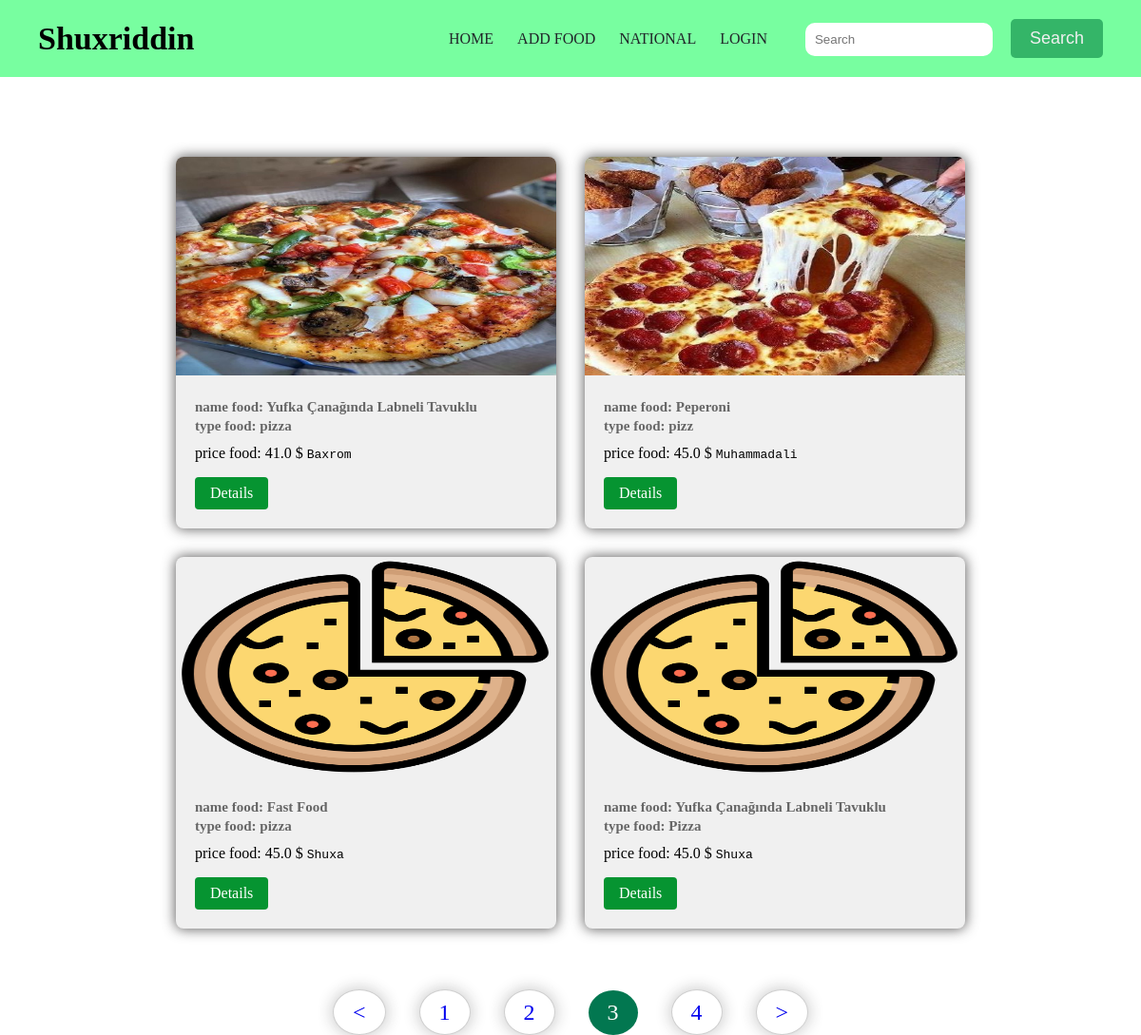
Page /food/index/?page=3 on the committed database.
### app/models.py (models this page shows, shortened)
class FoodApp(models.Model):
    user_name = models.ForeignKey(User, on_delete=models.CASCADE, default=1)  # food qo`shishda default=1 bo`lganligi sabab Shuxa ni tanlab ko`rsatadi
    name_food = models.CharField(max_length=100)
    type_food = models.CharField(max_length=200)
    price_food = models.FloatField(default=45.000)
    image_food = models.ImageField(upload_to='food_image', default='pic.jpg')
    description_food = models.TextField()

### app/views.py (the view)
# urls.py: path('index/', views.IndexClassViews.as_view(), name='index'),
class IndexClassViews(ListView):
    model = FoodApp
    template_name = 'food/index.html'
    context_object_name = 'food'
    paginate_by = 4
    def get_queryset(self) -> QuerySet[Any]:
        queryset = super().get_queryset()
        q = self.request.GET.get('q')
        if q:
            multipy_q = Q(Q(name_food__icontains=q) | Q(type_food__icontains=q) | Q(price_food__icontains=q))
            queryset = queryset.filter(multipy_q)
        return queryset

### app/templates/food/index.html (shortened to what this page needs)
{% extends 'food/base.html' %}
    {% block body %}
    <div class="card-container">
        {% for line in food %}
        <div class="card">
            <img src="{{ line.image_food.url }}" alt="">
            <div class="card-content">
                <div class="card-box">
                    <h2>name food: {{ line.name_food }}</h2>
                    <h3>type food: {{ line.type_food }}</h3>
                    <span>price food: {{ line.price_food }} $</span>
                    <code>{{ line.user_name }}</code>
                    <br>
                    <a class="btn" href="{% url 'details' line.id %}">Details</a>
                </div>
            </div>
        </div>
        {% endfor %}
    </div>
    <div class="container-paginator">
        {% if page_obj.has_other_pages %}
        <nav class="nav">
            <ul class="nav-list-pages">
                {% if page_obj.has_previous %}
                <li class="page-num">
                    <a href="?page={{ page_obj.previous_page_number }}">&lt;</a>
                </li>
                {% endif %}
                {% for p in page_obj.paginator.page_range %}
                {% if page_obj.number == p %}
                <li class="page-num page-num-selected">{{ p }}</li>
                {% else %}
                <li class="page-num">
                    <a href="?page={{ p }}">{{ p }}</a>
                </li>
                {% endif %}
                {% endfor %}
                {% if page_obj.has_next %}
                <li class="page-num">
                    <a href="?page={{ page_obj.next_page_number }}">&gt;</a>
                </li>
                {% endif %}
            </ul>
        </nav>
        {% endif %}
    </div>
    {% endblock %}

### app/static/food/style.css (style rules this page uses)
*, *::after, *::before { margin: 0; padding: 0; box-sizing: border-box; }
body { font-family: Cambria, Cochin, Georgia, Times, 'Times New Roman', serif, sans-serif; max-width: 1920px; margin: 0 auto; }
ul { list-style-type: none; }
a { text-decoration: none; }
.btn { padding: 10px 20px; background: #069431; border-radius: 15px; }
.card-container { display: flex; justify-content: center; flex-wrap: wrap; padding-top: 150px; }
.card { width: 400px; background-color: #f0f0f0; border-radius: 8px; overflow: hidden; box-shadow: 0px 0px 13px 1px rgba(33, 32, 32, 0.693); margin: 15px; transition: transform .3s ease-in-out; }
.card img { z-index: -1; width: 100%; height: 230px; transition: transform .3s ease-in-out; }
.card-box { padding: 20px; }
.card-content h2, h3, h4, h5 { color: #666; font-size: 15px; line-height: 1.3; }
.card-content .btn { display: inline-block; padding: 8px 16px; background-color: #069431; text-decoration: none; border-radius: 4px; margin-top: 16px; color: #fff; margin-right: 15px; }
.card-box h1, h3 { margin-bottom: 10px; }
.container-paginator { padding-top: 50px; display: flex; align-items: center; justify-content: center; width: 100%; }
.nav-list-pages { list-style: none; display: flex; align-items: center; justify-content: center; width: 100%; }
.page-num { transition: background .3s ease-in-out, color .3s ease-in-out, border .3s ease-in-out; }
.page-num:not(:last-child) { margin-right: 35px; }
.page-num a { padding: 10px 20px; border-radius: 50%; font-size: 24px; border: 1px solid rgba(33, 32, 32, 0.217); box-shadow: 0 0 15px 2px rgba(33, 32, 32, 0.217); transition: background .3s ease-in-out, color .3s ease-in-out, border .3s ease-in-out; }
.page-num-selected { color: #fff; padding: 10px 20px; border-radius: 50%; background: #027750; font-size: 24px; }

### rows in the picture
FoodApp: image_food (picture), name_food "Yufka Çanağında Labneli Tavuklu", type_food "pizza", price_food "41.0", user_name "Baxrom"
FoodApp: image_food (picture), name_food "Peperoni", type_food "pizz", price_food "45.0", user_name "Muhammadali"
FoodApp: image_food (picture), name_food "Fast Food", type_food "pizza", price_food "45.0", user_name "Shuxa"
FoodApp: image_food (picture), name_food "Yufka Çanağında Labneli Tavuklu", type_food "Pizza", price_food "45.0", user_name "Shuxa"

### other values in the picture
{{ p }} "1" "2" "4"
{{ p }} "3"
